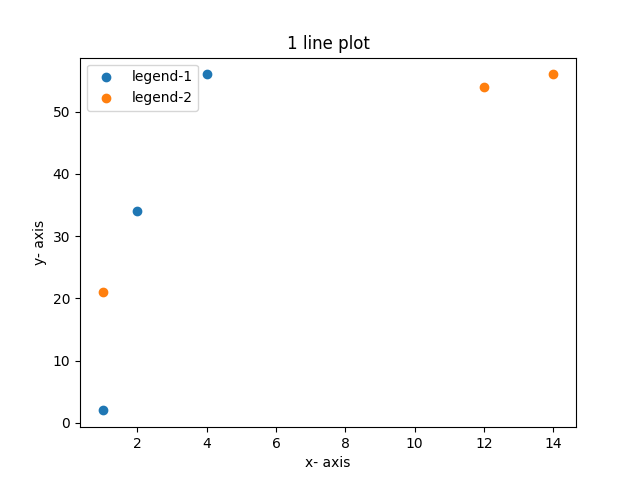

This chart was generated by the following Python code:
# x - x axis value
# y - corresponding y axis value
class plot:
    def __init__(self, xlabel='x- axis', ylabel='y- axis', title='1 line plot', name='plot.png'):
        self.xlabel = xlabel
        self.ylabel = ylabel
        self.title = title
        self.name = name
        
    def lineplot(self, plt, x, y, legend=''):
        
        # plotting the points  
        plt.plot(x, y, marker='o', label = legend)
        
        # naming the x axis 
        plt.xlabel(self.xlabel) 
        # naming the y axis 
        plt.ylabel(self.ylabel) 
        
        # giving a title to my graph 
        plt.title(self.title)
        
        # set a legend
        plt.legend()
        
        # function to show the plot 
        plt.savefig(self.name)
        
    def scatter(self, plt, x, y, legend=''):
        
        # plotting the points  
        plt.scatter(x, y, marker='o', label = legend)
        
        # naming the x axis 
        plt.xlabel(self.xlabel) 
        # naming the y axis 
        plt.ylabel(self.ylabel) 
        
        # giving a title to my graph 
        plt.title(self.title)
        
        # set a legend
        plt.legend()
        
        # function to show the plot 
        plt.savefig(self.name)

        
